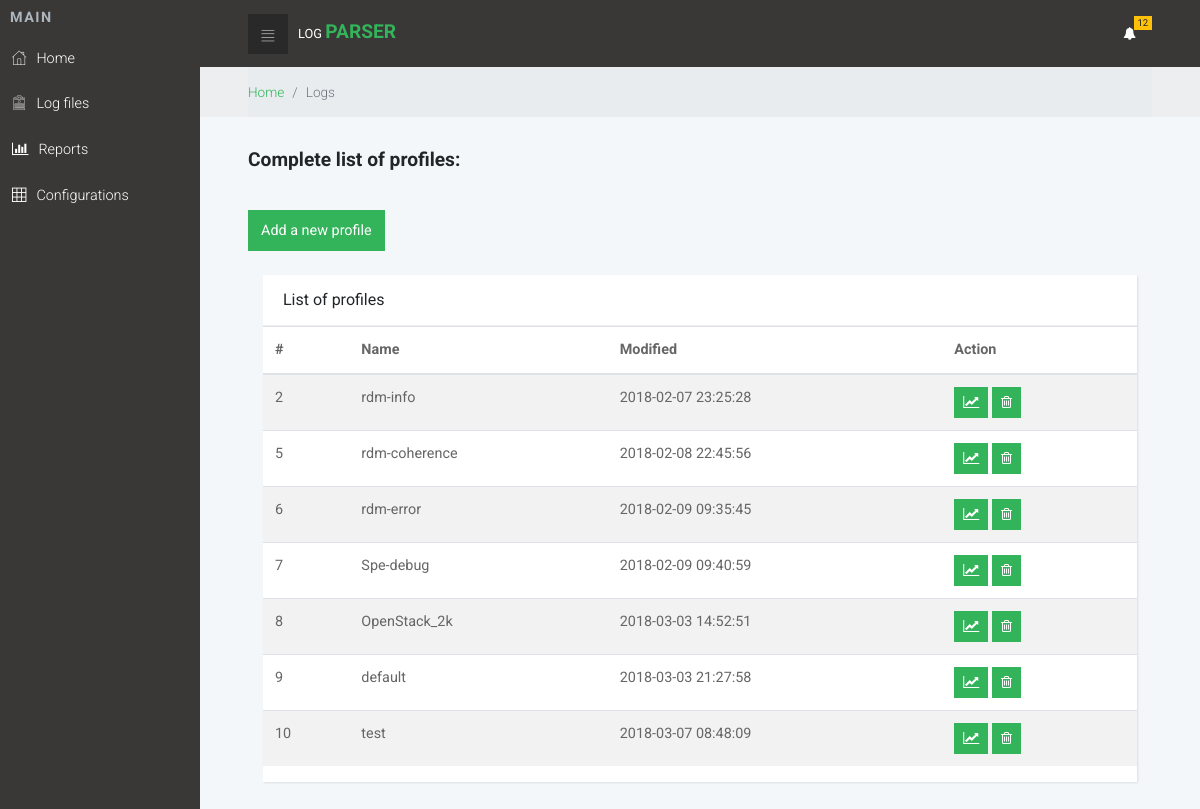
The page /profiles on the database its author committed.
### tables this page shows
CREATE TABLE profiles (
  id INTEGER primary key autoincrement,
  name TEXT not null,
  params TEXT not null,
  date_created TIMESTAMP NOT NULL DEFAULT CURRENT_TIMESTAMP
);

### main.py (the view)
@app.route('/profiles')
def profiles():
    profiles_set = myDB.query_db('SELECT * FROM profiles')
    return render_template('profiles.html', profiles_set=profiles_set)

### init_db.py (called while the page is built)
    def get_db(self):
        return self.connect_db()

    def connect_db(self):
        rv = sql.connect(self.config['DATABASE'])
        rv.row_factory = self.dict_factory
        return rv

    def dict_factory(self, cursor, row):
        d = {}
        for idx, col in enumerate(cursor.description):
            d[col[0]] = row[idx]
        return d

    def query_db(self, query, args=(), one=False):
        cur = self.get_db().execute(query, args)
        rv = cur.fetchall()
        return (rv[0] if rv else None) if one else rv

### templates/profiles.html (shortened to what this page needs)
{% extends "layout.html" %}
{% block navigation %}
  <div class="breadcrumb-holder">
    <div class="container-fluid">
      <ul class="breadcrumb">
        <li class="breadcrumb-item"><a href="{{url_for('index')}}">Home</a></li>
        <li class="breadcrumb-item active">Logs</li>
      </ul>
    </div>
  </div>
{% endblock %}
{% block page %}
      <section class="charts">
          <div class="container-fluid">
              <header>
                <h1 class="h3">Complete list of profiles: </h1>
              </header>
              <div class="row">
                  <div class="col-lg-4">
                    <button type="button" class="btn btn-primary" data-toggle="modal" data-target="#createModal">
                      Add a new profile
                    </button>
                    <br>
                    <br>
                  </div>
              </div>
              <div class="col-lg-12">
                <div class="card">
                  <div class="card-header d-flex align-items-center">
                    <h2 class="h5 display">List of profiles</h2>
                  </div>
                  <div class="card-block">
                    <table class="table table-striped table-hover">
                      <thead>
                        <tr>
                          <th>#</th>
                          <th>Name</th>
                          <th>Modified</th>
                          <th>Action</th>
                        </tr>
                      </thead>
                      <tbody>
                          {% for row in profiles_set%}
                        <tr>
                          <td>{{row['id']}}</td>
                          <td>{{row['name']}}</td>
                          <td>{{row['date_created']}}</td>
                          <td>
                              <button onclick="location.href='{{ url_for('profiles_show',profile_id=row['id']) }}'"  type="button" class="btn btn-primary btn-sm hidden-xs hidden-sm" data-toggle="tooltip" data-placement="top" title="Analyse" ><i class="fa fa-line-chart"></i></button>
                              <button onclick="location.href='{{ url_for('profiles_delete',profile_id=row['id']) }}'"  type="button" class="btn btn-primary btn-sm hidden-xs hidden-sm" data-toggle="tooltip" data-placement="top" title="Delete" ><i class="fa fa-trash-o"></i></button>
                          </td>
                        </tr>
                        {% endfor %}
                      </tbody>
                    </table>
                  </div>
                </div>
              </div>
          </div>
      </section>
    </div>
  {% endblock %}

### templates/layout.html (shortened to what this page needs)
<!DOCTYPE html>
<html>
  <head>
    <link rel="stylesheet" href="{{ url_for('static', filename='vendor/bootstrap/css/bootstrap.min.css') }}">
    <link rel="stylesheet" href="{{ url_for('static', filename='vendor/font-awesome/css/font-awesome.min.css') }}">
    <link rel="stylesheet" href="{{ url_for('static', filename='css/fontastic.css') }}">
    <link rel="stylesheet" href="{{ url_for('static', filename='css/grasp_mobile_progress_circle-1.0.0.min.css') }}">
    <link rel="stylesheet" href="{{ url_for('static', filename='vendor/malihu-custom-scrollbar-plugin/jquery.mCustomScrollbar.css') }}">
    <link rel="stylesheet" href="{{ url_for('static', filename='css/style.default.css') }}" id="theme-stylesheet">
    <link rel="stylesheet" href="{{ url_for('static', filename='css/custom.css') }}">
    <link rel="stylesheet" href="{{ url_for('static', filename='css/tagsinput.css') }}">
  </head>
  <body>
    <nav class="side-navbar">
      <div class="side-navbar-wrapper">
        <div class="main-menu">
          <h5 class="sidenav-heading">Main</h5>
          <ul id="side-main-menu" class="side-menu list-unstyled">
            <li><a href="{{url_for('index')}}"> <i class="icon-home"></i>Home</a></li>
            <li><a href="{{url_for('get_logs')}}"> <i class="icon-form"></i>Log files</a></li>
            <li><a href=""> <i class="fa fa-bar-chart"></i>Reports</a></li>
            <li><a href="{{url_for('profiles')}}"> <i class="icon-grid"></i>Configurations</a></li>
          </ul>
        </div>
      </div>
    </nav>
    <div class="page">
      <header class="header">
        <nav class="navbar">
          <div class="container-fluid">
            <div class="navbar-holder d-flex align-items-center justify-content-between">
              <div class="navbar-header"><a id="toggle-btn" href="#" class="menu-btn"><i class="icon-bars"> </i></a><a href="index.html" class="navbar-brand">
                  <div class="brand-text d-none d-md-inline-block"><span>Log </span><strong class="text-primary">Parser</strong></div></a></div>
              <ul class="nav-menu list-unstyled d-flex flex-md-row align-items-md-center">
                <li class="nav-item dropdown"> <a id="notifications" rel="nofollow" data-target="#" href="#" data-toggle="dropdown" aria-haspopup="true" aria-expanded="false" class="nav-link"><i class="fa fa-bell"></i><span class="badge badge-warning">12</span></a>
                </li>
              </ul>
            </div>
          </div>
        </nav>
      </header>
{% block navigation %}{% endblock %}
{% block page %}{% endblock %}
  </body>
</html>

### rows shown on the page
profiles: id "2", name "rdm-info", date_created "2018-02-07 23:25:28"
profiles: id "5", name "rdm-coherence", date_created "2018-02-08 22:45:56"
profiles: id "6", name "rdm-error", date_created "2018-02-09 09:35:45"
profiles: id "7", name "Spe-debug", date_created "2018-02-09 09:40:59"
profiles: id "8", name "OpenStack_2k", date_created "2018-03-03 14:52:51"
profiles: id "9", name "default", date_created "2018-03-03 21:27:58"
profiles: id "10", name "test", date_created "2018-03-07 08:48:09"
